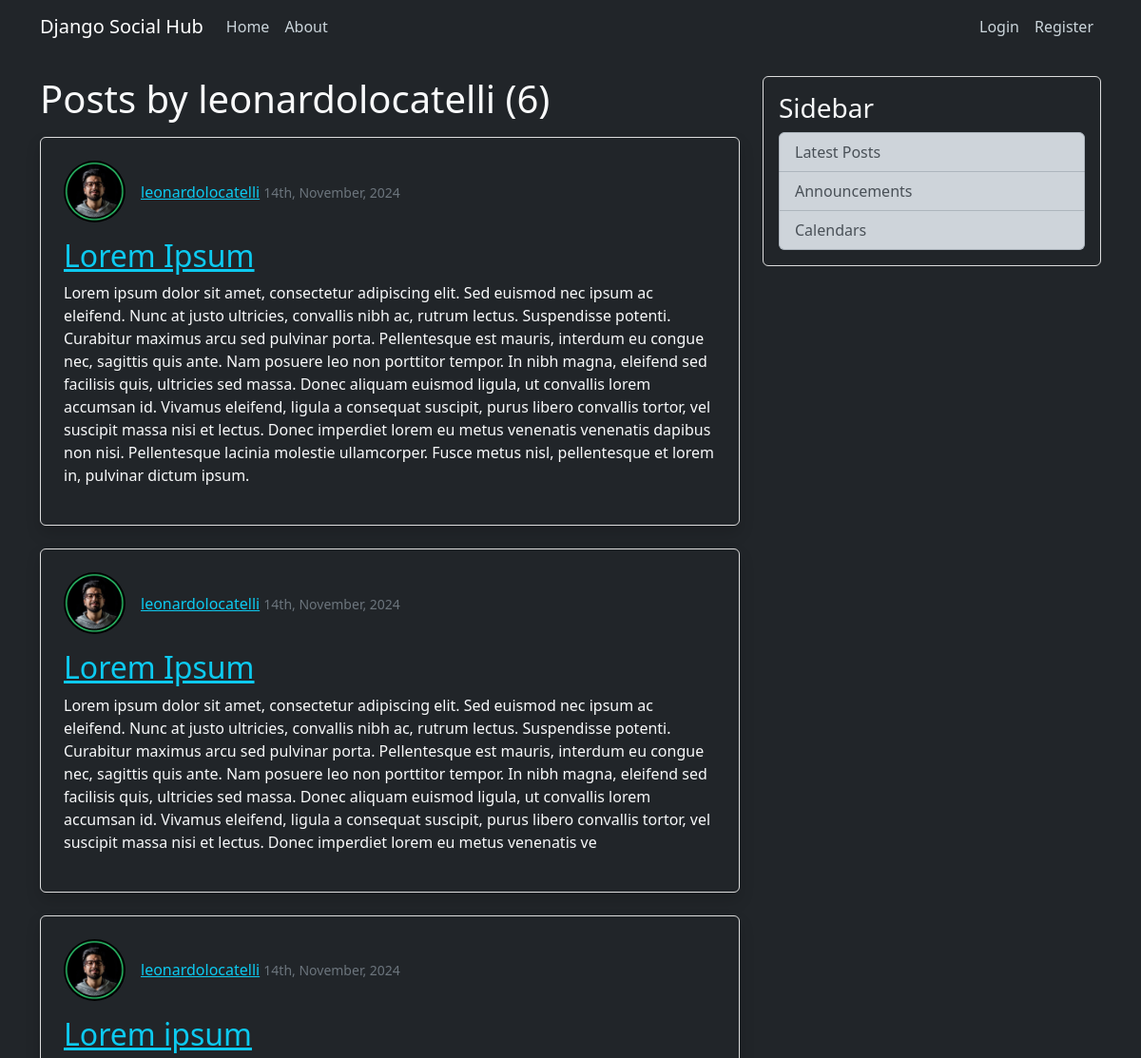
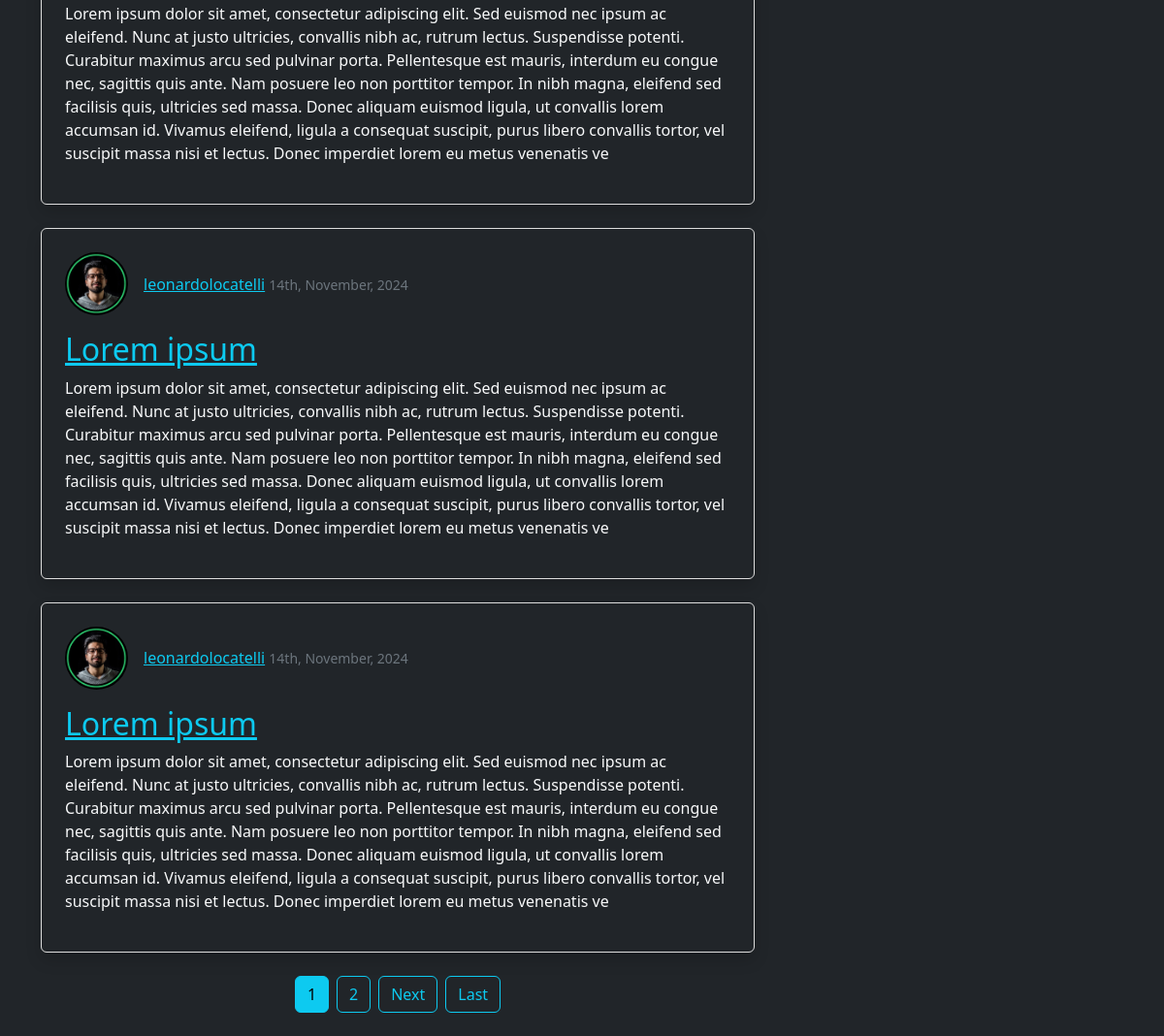
The app's page /user/leonardolocatelli/ with its own data (2 pictures, top to bottom).
### blog/models.py (models this page shows, shortened)
class Post(models.Model):
    title = models.CharField(max_length=100)
    content = models.TextField()
    date_posted = models.DateTimeField(default=timezone.now)
    author = models.ForeignKey(User, on_delete=models.CASCADE)
    likes = models.ManyToManyField(User, related_name='liked_posts', blank=True)  # new field of likes

### users/models.py (models this page shows, shortened)
class Profile(models.Model):
    user = models.OneToOneField(User, on_delete=models.CASCADE)
    image = models.ImageField(default='default.jpg', upload_to='profile_pics')

### blog/views.py (the view)
# urls.py: path('user/<str:username>/', UserPostListView.as_view(), name='user-posts'),  # Corrigido aqui
class UserPostListView(ListView):
    model = Post
    template_name = 'blog/user_posts.html'
    context_object_name = 'posts'
    paginate_by = 5

### blog/templates/blog/user_posts.html (shortened to what this page needs)
{% extends 'blog/base.html' %}
{% block content %}
  <div class="text-light">
    <h1 class="mb-3 text-light">Posts by {{ view.kwargs.username }} ({{ page_obj.paginator.count }})</h1>
    {% for post in posts %}
      <article class="media content-section bg-dark text-light p-4 rounded shadow mb-4">
        <div class="d-flex align-items-center mb-3">
          <img class="rounded-circle article-img mr-3" src="{{ post.author.profile.image.url }}" alt="Author profile image" />
          <div>
            <a class="text-info font-weight-bold" href="{% url 'user-posts' post.author.username %}">{{ post.author }}</a>
            <small class="text-secondary ml-4">{{ post.date_posted|date:'dS, F, Y' }}</small>
          </div>
        </div>
        <div class="media-body">
          <h2><a class="article-title text-info" href="{% url 'post-detail' post.id %}">{{ post.title }}</a></h2>
          <p class="article-content text-justify">{{ post.content }}</p>
        </div>
      </article>
    {% endfor %}
    {% if is_paginated %}
      <div class="pagination d-flex justify-content-center my-4">
        {% for num in page_obj.paginator.page_range %}
          {% if page_obj.number == num %}
            <a class="btn btn-info mx-1" href="?page={{ num }}">{{ num }}</a>
          {% elif num > page_obj.number|add:'-3' and num < page_obj.number|add:'3' %}
            <a class="btn btn-outline-info mx-1" href="?page={{ num }}">{{ num }}</a>
          {% endif %}
        {% endfor %}
        {% if page_obj.has_next %}
          <a class="btn btn-outline-info mx-1" href="?page={{ page_obj.next_page_number }}">Next</a>
          <a class="btn btn-outline-info mx-1" href="?page={{ page_obj.paginator.num_pages }}">Last</a>
        {% endif %}
      </div>
    {% endif %}
  </div>
{% endblock %}

### blog/static/blog/main.css (style rules this page uses)
body { background: #fafafa; color: #333333; margin-top: 5rem; }
h1, h2, h3, h4, h5, h6 { color: #444444; }
.content-section { background: #ffffff; padding: 10px 20px; border: 1px solid #dddddd; border-radius: 3px; margin-bottom: 20px; }
.article-title { color: #444444; }
.article-content { white-space: pre-line; }
.article-img { height: 65px; width: 65px; margin-right: 16px; }

### records on screen
Post: author.profile.image (picture), author "leonardolocatelli", date_posted "14th, November, 2024", title "Lorem Ipsum", content "Lorem ipsum dolor sit amet, consectetur adipiscing elit. Sed euismod nec ipsum ac eleifend. Nunc at justo ultricies, convallis nibh ac, rutrum lectus. Suspendisse potenti. Curabitur maximus arcu sed pulvinar porta. Pellentesque est mauris, interdum eu congue nec, sagittis quis ante. Nam posuere leo non porttitor tempor. In nibh magna, eleifend sed facilisis quis, ultricies sed massa. Donec aliquam euismod ligula, ut convallis lorem accumsan id. Vivamus eleifend, ligula a consequat suscipit, purus libero convallis tortor, vel suscipit massa nisi et lectus. Donec imperdiet lorem eu metus venenatis venenatis dapibus non nisi. Pellentesque lacinia molestie ullamcorper. Fusce metus nisl,…"
Post: author.profile.image (picture), author "leonardolocatelli", date_posted "14th, November, 2024", title "Lorem Ipsum", content "Lorem ipsum dolor sit amet, consectetur adipiscing elit. Sed euismod nec ipsum ac eleifend. Nunc at justo ultricies, convallis nibh ac, rutrum lectus. Suspendisse potenti. Curabitur maximus arcu sed pulvinar porta. Pellentesque est mauris, interdum eu congue nec, sagittis quis ante. Nam posuere leo non porttitor tempor. In nibh magna, eleifend sed facilisis quis, ultricies sed massa. Donec aliquam euismod ligula, ut convallis lorem accumsan id. Vivamus eleifend, ligula a consequat suscipit, purus libero convallis tortor, vel suscipit massa nisi et lectus. Donec imperdiet lorem eu metus venenatis ve"
Post: author.profile.image (picture), author "leonardolocatelli", date_posted "14th, November, 2024", title "Lorem ipsum", content "Lorem ipsum dolor sit amet, consectetur adipiscing elit. Sed euismod nec ipsum ac eleifend. Nunc at justo ultricies, convallis nibh ac, rutrum lectus. Suspendisse potenti. Curabitur maximus arcu sed pulvinar porta. Pellentesque est mauris, interdum eu congue nec, sagittis quis ante. Nam posuere leo non porttitor tempor. In nibh magna, eleifend sed facilisis quis, ultricies sed massa. Donec aliquam euismod ligula, ut convallis lorem accumsan id. Vivamus eleifend, ligula a consequat suscipit, purus libero convallis tortor, vel suscipit massa nisi et lectus. Donec imperdiet lorem eu metus venenatis ve"
Post: author.profile.image (picture), author "leonardolocatelli", date_posted "14th, November, 2024", title "Lorem ipsum", content "Lorem ipsum dolor sit amet, consectetur adipiscing elit. Sed euismod nec ipsum ac eleifend. Nunc at justo ultricies, convallis nibh ac, rutrum lectus. Suspendisse potenti. Curabitur maximus arcu sed pulvinar porta. Pellentesque est mauris, interdum eu congue nec, sagittis quis ante. Nam posuere leo non porttitor tempor. In nibh magna, eleifend sed facilisis quis, ultricies sed massa. Donec aliquam euismod ligula, ut convallis lorem accumsan id. Vivamus eleifend, ligula a consequat suscipit, purus libero convallis tortor, vel suscipit massa nisi et lectus. Donec imperdiet lorem eu metus venenatis ve"
Post: author.profile.image (picture), author "leonardolocatelli", date_posted "14th, November, 2024", title "Lorem ipsum", content "Lorem ipsum dolor sit amet, consectetur adipiscing elit. Sed euismod nec ipsum ac eleifend. Nunc at justo ultricies, convallis nibh ac, rutrum lectus. Suspendisse potenti. Curabitur maximus arcu sed pulvinar porta. Pellentesque est mauris, interdum eu congue nec, sagittis quis ante. Nam posuere leo non porttitor tempor. In nibh magna, eleifend sed facilisis quis, ultricies sed massa. Donec aliquam euismod ligula, ut convallis lorem accumsan id. Vivamus eleifend, ligula a consequat suscipit, purus libero convallis tortor, vel suscipit massa nisi et lectus. Donec imperdiet lorem eu metus venenatis ve"

### other values on screen
{{ view.kwargs.username }} "leonardolocatelli"
{{ page_obj.paginator.count }} "6"
{{ num }} "1"
{{ num }} "2"
